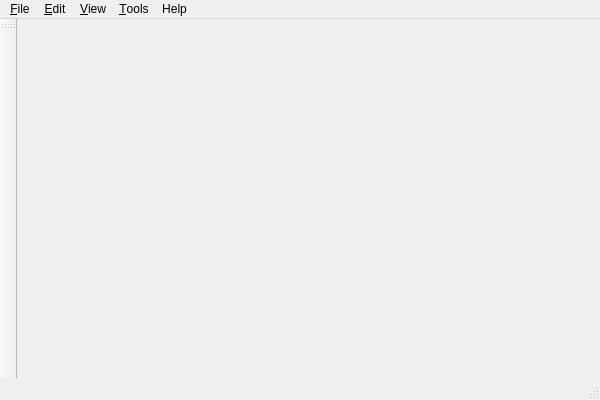
<?xml version="1.0" encoding="UTF-8"?>
<ui version="4.0">
 <class>BrowserWindow</class>
 <widget class="QMainWindow" name="BrowserWindow">
  <property name="geometry">
   <rect>
    <x>0</x>
    <y>0</y>
    <width>600</width>
    <height>400</height>
   </rect>
  </property>
  <property name="windowTitle">
   <string>Manitou</string>
  </property>
  <property name="windowIcon">
   <iconset resource="../../res/Resources.qrc">
    <normaloff>:/icons/manitou.png</normaloff>:/icons/manitou.png</iconset>
  </property>
  <property name="toolButtonStyle">
   <enum>Qt::ToolButtonIconOnly</enum>
  </property>
  <property name="unifiedTitleAndToolBarOnMac">
   <bool>true</bool>
  </property>
  <widget class="QWidget" name="centralWidget">
   <layout class="QVBoxLayout" name="verticalLayout">
    <property name="margin">
     <number>0</number>
    </property>
   </layout>
  </widget>
  <widget class="QMenuBar" name="menuBar">
   <property name="geometry">
    <rect>
     <x>0</x>
     <y>0</y>
     <width>600</width>
     <height>22</height>
    </rect>
   </property>
   <property name="defaultUp">
    <bool>false</bool>
   </property>
   <property name="nativeMenuBar">
    <bool>true</bool>
   </property>
   <widget class="QMenu" name="menuTools">
    <property name="title">
     <string>&amp;Tools</string>
    </property>
    <addaction name="actionInspector"/>
   </widget>
   <widget class="QMenu" name="menuFile">
    <property name="title">
     <string>&amp;File</string>
    </property>
    <addaction name="actionLocation"/>
   </widget>
   <widget class="QMenu" name="menuEdit">
    <property name="title">
     <string>&amp;Edit</string>
    </property>
    <widget class="QMenu" name="menuFind">
     <property name="title">
      <string>&amp;Find</string>
     </property>
     <addaction name="actionSearch"/>
    </widget>
    <widget class="QMenu" name="menuHighlight">
     <property name="title">
      <string>Highlight</string>
     </property>
     <addaction name="actionLinks"/>
     <addaction name="actionParagraphs"/>
    </widget>
    <addaction name="menuFind"/>
    <addaction name="menuHighlight"/>
   </widget>
   <widget class="QMenu" name="menuView">
    <property name="title">
     <string>&amp;View</string>
    </property>
    <addaction name="actionToolbar"/>
    <addaction name="separator"/>
    <addaction name="actionReload"/>
    <addaction name="actionStop"/>
    <addaction name="separator"/>
    <addaction name="actionSource"/>
   </widget>
   <widget class="QMenu" name="menuHelp">
    <property name="title">
     <string>Help</string>
    </property>
    <addaction name="actionAboutQt"/>
   </widget>
   <addaction name="menuFile"/>
   <addaction name="menuEdit"/>
   <addaction name="menuView"/>
   <addaction name="menuTools"/>
   <addaction name="menuHelp"/>
  </widget>
  <widget class="QStatusBar" name="statusBar"/>
  <widget class="QToolBar" name="toolBar">
   <property name="windowTitle">
    <string>toolBar</string>
   </property>
   <attribute name="toolBarArea">
    <enum>LeftToolBarArea</enum>
   </attribute>
   <attribute name="toolBarBreak">
    <bool>false</bool>
   </attribute>
  </widget>
  <action name="actionInspector">
   <property name="text">
    <string>Web &amp;Inspector</string>
   </property>
  </action>
  <action name="actionLocation">
   <property name="text">
    <string>Open Location...</string>
   </property>
   <property name="shortcut">
    <string>Ctrl+L</string>
   </property>
  </action>
  <action name="actionSearch">
   <property name="text">
    <string>Google Search...</string>
   </property>
   <property name="shortcut">
    <string>Meta+K</string>
   </property>
  </action>
  <action name="actionToolbar">
   <property name="text">
    <string>Hide &amp;Toolbar</string>
   </property>
  </action>
  <action name="actionReload">
   <property name="text">
    <string>&amp;Reload Page</string>
   </property>
   <property name="shortcut">
    <string>Ctrl+R</string>
   </property>
  </action>
  <action name="actionStop">
   <property name="text">
    <string>&amp;Stop</string>
   </property>
   <property name="shortcut">
    <string>Ctrl+.</string>
   </property>
  </action>
  <action name="actionLinks">
   <property name="text">
    <string>Links</string>
   </property>
  </action>
  <action name="actionSource">
   <property name="text">
    <string>View Source</string>
   </property>
  </action>
  <action name="actionAboutQt">
   <property name="text">
    <string>About Qt</string>
   </property>
  </action>
  <action name="actionParagraphs">
   <property name="text">
    <string>Paragraphs</string>
   </property>
  </action>
 </widget>
 <layoutdefault spacing="6" margin="11"/>
 <resources>
  <include location="../../res/Resources.qrc"/>
 </resources>
 <connections/>
</ui>
